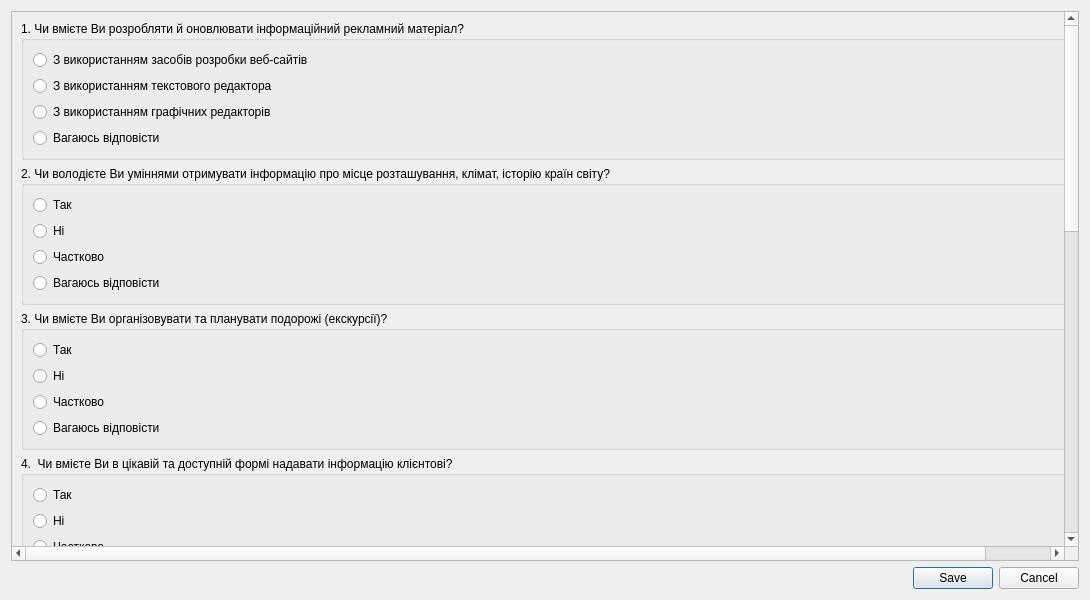
<?xml version="1.0" encoding="UTF-8"?>
<ui version="4.0">
 <class>Test1Dialog</class>
 <widget class="QDialog" name="Test1Dialog">
  <property name="geometry">
   <rect>
    <x>0</x>
    <y>0</y>
    <width>1090</width>
    <height>600</height>
   </rect>
  </property>
  <property name="windowTitle">
   <string>Діяльнісно-операційний тест</string>
  </property>
  <property name="sizeGripEnabled">
   <bool>false</bool>
  </property>
  <layout class="QVBoxLayout" name="verticalLayout">
   <item>
    <widget class="QScrollArea" name="scrollArea">
     <property name="verticalScrollBarPolicy">
      <enum>Qt::ScrollBarAsNeeded</enum>
     </property>
     <property name="horizontalScrollBarPolicy">
      <enum>Qt::ScrollBarAsNeeded</enum>
     </property>
     <property name="widgetResizable">
      <bool>true</bool>
     </property>
     <widget class="QWidget" name="scrollAreaWidgetContents">
      <property name="geometry">
       <rect>
        <x>0</x>
        <y>0</y>
        <width>1053</width>
        <height>1137</height>
       </rect>
      </property>
      <layout class="QGridLayout" name="gridLayout_6">
       <item row="3" column="0">
        <widget class="QGroupBox" name="groupBox_4">
         <property name="title">
          <string>4.  Чи вмієте Ви в цікавій та доступній формі надавати інформацію клієнтові?</string>
         </property>
         <layout class="QGridLayout" name="gridLayout_4">
          <item row="4" column="0">
           <widget class="QRadioButton" name="rb43">
            <property name="text">
             <string>Частково</string>
            </property>
           </widget>
          </item>
          <item row="3" column="0">
           <widget class="QRadioButton" name="rb42">
            <property name="text">
             <string>Ні</string>
            </property>
           </widget>
          </item>
          <item row="1" column="0">
           <widget class="QRadioButton" name="rb41">
            <property name="text">
             <string>Так</string>
            </property>
           </widget>
          </item>
          <item row="5" column="0">
           <widget class="QRadioButton" name="rb44">
            <property name="text">
             <string>Вагаюсь відповісти</string>
            </property>
           </widget>
          </item>
         </layout>
        </widget>
       </item>
       <item row="6" column="0">
        <widget class="QGroupBox" name="groupBox_8">
         <property name="title">
          <string>7. Чи володієте Ви автоматизованими системами пошуку, онлайн-бронювання та купівлі залізничних, автобусних, авіаквитків?</string>
         </property>
         <layout class="QGridLayout" name="gridLayout_8">
          <item row="0" column="0">
           <widget class="QRadioButton" name="rb71">
            <property name="text">
             <string>Так</string>
            </property>
           </widget>
          </item>
          <item row="1" column="0">
           <widget class="QRadioButton" name="rb72">
            <property name="text">
             <string>Ні</string>
            </property>
           </widget>
          </item>
          <item row="2" column="0">
           <widget class="QRadioButton" name="rb73">
            <property name="text">
             <string>Частково</string>
            </property>
           </widget>
          </item>
          <item row="3" column="0">
           <widget class="QRadioButton" name="rb74">
            <property name="text">
             <string>Вагаюсь відповісти</string>
            </property>
           </widget>
          </item>
         </layout>
        </widget>
       </item>
       <item row="4" column="0">
        <widget class="QGroupBox" name="groupBox_6">
         <property name="title">
          <string>5.  Чи вмієте Ви оформляти договори і контракти з реалізації турів?</string>
         </property>
         <layout class="QGridLayout" name="gridLayout_5">
          <item row="0" column="0">
           <widget class="QRadioButton" name="rb51">
            <property name="text">
             <string>Так</string>
            </property>
           </widget>
          </item>
          <item row="1" column="0">
           <widget class="QRadioButton" name="rb52">
            <property name="text">
             <string>Ні</string>
            </property>
           </widget>
          </item>
          <item row="2" column="0">
           <widget class="QRadioButton" name="rb53">
            <property name="text">
             <string>Частково</string>
            </property>
           </widget>
          </item>
          <item row="3" column="0">
           <widget class="QRadioButton" name="rb54">
            <property name="text">
             <string>Вагаюсь відповісти</string>
            </property>
           </widget>
          </item>
         </layout>
        </widget>
       </item>
       <item row="0" column="0">
        <widget class="QGroupBox" name="groupBox">
         <property name="title">
          <string>1. Чи вмієте Ви розробляти й оновлювати інформаційний рекламний матеріал?</string>
         </property>
         <layout class="QGridLayout" name="gridLayout_3">
          <item row="0" column="0">
           <widget class="QRadioButton" name="rb11">
            <property name="text">
             <string>З використанням засобів розробки веб-сайтів</string>
            </property>
           </widget>
          </item>
          <item row="1" column="0">
           <widget class="QRadioButton" name="rb12">
            <property name="text">
             <string>З використанням текстового редактора</string>
            </property>
           </widget>
          </item>
          <item row="2" column="0">
           <widget class="QRadioButton" name="rb13">
            <property name="text">
             <string>З використанням графічних редакторів</string>
            </property>
           </widget>
          </item>
          <item row="3" column="0">
           <widget class="QRadioButton" name="rb14">
            <property name="text">
             <string>Вагаюсь відповісти</string>
            </property>
           </widget>
          </item>
         </layout>
        </widget>
       </item>
       <item row="5" column="0">
        <widget class="QGroupBox" name="groupBox_7">
         <property name="title">
          <string>6. Чи вмієте Ви збирати й оброблювати інформацію із застосуванням спеціалізованого (комп’ютерного) програмного забезпечення?</string>
         </property>
         <layout class="QGridLayout" name="gridLayout_7">
          <item row="0" column="0">
           <widget class="QRadioButton" name="rb61">
            <property name="text">
             <string>Так</string>
            </property>
           </widget>
          </item>
          <item row="1" column="0">
           <widget class="QRadioButton" name="rb62">
            <property name="text">
             <string>Ні</string>
            </property>
           </widget>
          </item>
          <item row="2" column="0">
           <widget class="QRadioButton" name="rb63">
            <property name="text">
             <string>Частково</string>
            </property>
           </widget>
          </item>
          <item row="3" column="0">
           <widget class="QRadioButton" name="rb64">
            <property name="text">
             <string>Вагаюсь відповісти</string>
            </property>
           </widget>
          </item>
         </layout>
        </widget>
       </item>
       <item row="2" column="0">
        <widget class="QGroupBox" name="groupBox_3">
         <property name="title">
          <string>3. Чи вмієте Ви організовувати та планувати подорожі (екскурсії)?</string>
         </property>
         <layout class="QGridLayout" name="gridLayout">
          <item row="0" column="0">
           <widget class="QRadioButton" name="rb31">
            <property name="text">
             <string>Так</string>
            </property>
           </widget>
          </item>
          <item row="4" column="0">
           <widget class="QRadioButton" name="rb34">
            <property name="text">
             <string>Вагаюсь відповісти</string>
            </property>
           </widget>
          </item>
          <item row="3" column="0">
           <widget class="QRadioButton" name="rb33">
            <property name="text">
             <string>Частково</string>
            </property>
           </widget>
          </item>
          <item row="1" column="0">
           <widget class="QRadioButton" name="rb32">
            <property name="text">
             <string>Ні</string>
            </property>
           </widget>
          </item>
         </layout>
         <zorder>rb31</zorder>
         <zorder>rb32</zorder>
         <zorder>rb33</zorder>
         <zorder>rb34</zorder>
        </widget>
       </item>
       <item row="8" column="0">
        <widget class="QGroupBox" name="groupBox_5">
         <property name="title">
          <string>9. Чи володієте Ви автоматизованими системами пошуку, онлайн-бронювання та купівлі туру, оформлення, збереження та відправки замовлення туроператору, відстеження стану замовлення?</string>
         </property>
         <layout class="QGridLayout" name="gridLayout_10">
          <item row="0" column="0">
           <widget class="QRadioButton" name="rb91">
            <property name="text">
             <string>Так</string>
            </property>
           </widget>
          </item>
          <item row="1" column="0">
           <widget class="QRadioButton" name="rb92">
            <property name="text">
             <string>Ні</string>
            </property>
           </widget>
          </item>
          <item row="2" column="0">
           <widget class="QRadioButton" name="rb93">
            <property name="text">
             <string>Частково</string>
            </property>
           </widget>
          </item>
          <item row="3" column="0">
           <widget class="QRadioButton" name="rb94">
            <property name="text">
             <string>Вагаюсь відповісти</string>
            </property>
           </widget>
          </item>
         </layout>
        </widget>
       </item>
       <item row="1" column="0">
        <widget class="QGroupBox" name="groupBox_2">
         <property name="title">
          <string>2. Чи володієте Ви уміннями отримувати інформацію про місце розташування, клімат, історію країн світу?</string>
         </property>
         <layout class="QGridLayout" name="gridLayout_2">
          <item row="5" column="0">
           <widget class="QRadioButton" name="rb24">
            <property name="text">
             <string>Вагаюсь відповісти</string>
            </property>
           </widget>
          </item>
          <item row="1" column="0">
           <widget class="QRadioButton" name="rb22">
            <property name="text">
             <string>Ні</string>
            </property>
           </widget>
          </item>
          <item row="2" column="0">
           <widget class="QRadioButton" name="rb23">
            <property name="text">
             <string>Частково</string>
            </property>
           </widget>
          </item>
          <item row="0" column="0">
           <widget class="QRadioButton" name="rb21">
            <property name="text">
             <string>Так</string>
            </property>
           </widget>
          </item>
         </layout>
        </widget>
       </item>
       <item row="7" column="0">
        <widget class="QGroupBox" name="groupBox_9">
         <property name="title">
          <string>8. Чи володієте Ви автоматизованими системами пошуку, онлайн-бронювання та купівлі номеру в готелі?</string>
         </property>
         <layout class="QGridLayout" name="gridLayout_9">
          <item row="0" column="0">
           <widget class="QRadioButton" name="rb81">
            <property name="text">
             <string>Так</string>
            </property>
           </widget>
          </item>
          <item row="1" column="0">
           <widget class="QRadioButton" name="rb82">
            <property name="text">
             <string>Ні</string>
            </property>
           </widget>
          </item>
          <item row="2" column="0">
           <widget class="QRadioButton" name="rb83">
            <property name="text">
             <string>Частково</string>
            </property>
           </widget>
          </item>
          <item row="3" column="0">
           <widget class="QRadioButton" name="rb84">
            <property name="text">
             <string>Вагаюсь відповісти</string>
            </property>
           </widget>
          </item>
         </layout>
        </widget>
       </item>
      </layout>
     </widget>
    </widget>
   </item>
   <item>
    <widget class="QDialogButtonBox" name="buttonBox">
     <property name="orientation">
      <enum>Qt::Horizontal</enum>
     </property>
     <property name="standardButtons">
      <set>QDialogButtonBox::Cancel|QDialogButtonBox::Save</set>
     </property>
    </widget>
   </item>
  </layout>
 </widget>
 <resources/>
 <connections>
  <connection>
   <sender>buttonBox</sender>
   <signal>accepted()</signal>
   <receiver>Test1Dialog</receiver>
   <slot>accept()</slot>
   <hints>
    <hint type="sourcelabel">
     <x>248</x>
     <y>254</y>
    </hint>
    <hint type="destinationlabel">
     <x>157</x>
     <y>274</y>
    </hint>
   </hints>
  </connection>
  <connection>
   <sender>buttonBox</sender>
   <signal>rejected()</signal>
   <receiver>Test1Dialog</receiver>
   <slot>reject()</slot>
   <hints>
    <hint type="sourcelabel">
     <x>316</x>
     <y>260</y>
    </hint>
    <hint type="destinationlabel">
     <x>286</x>
     <y>274</y>
    </hint>
   </hints>
  </connection>
 </connections>
</ui>
